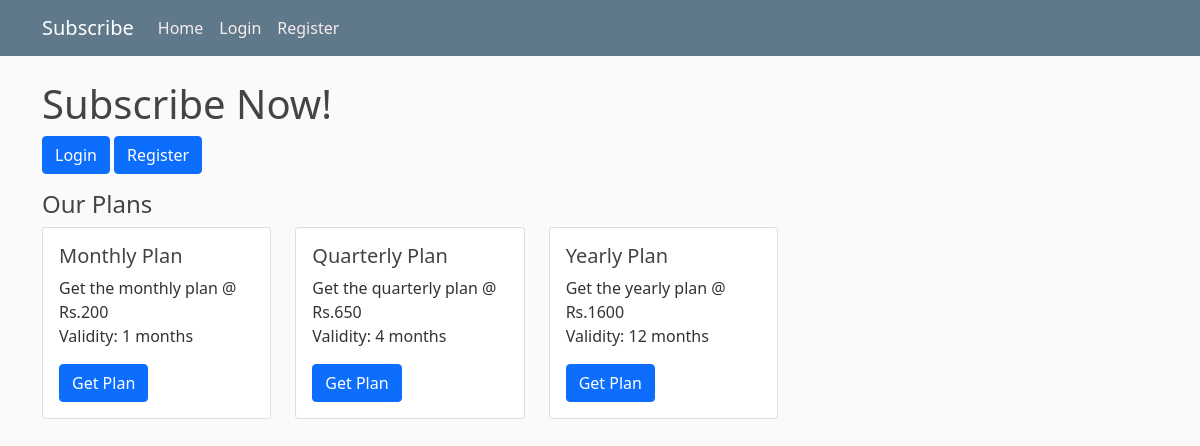
Before: / with the older database file.
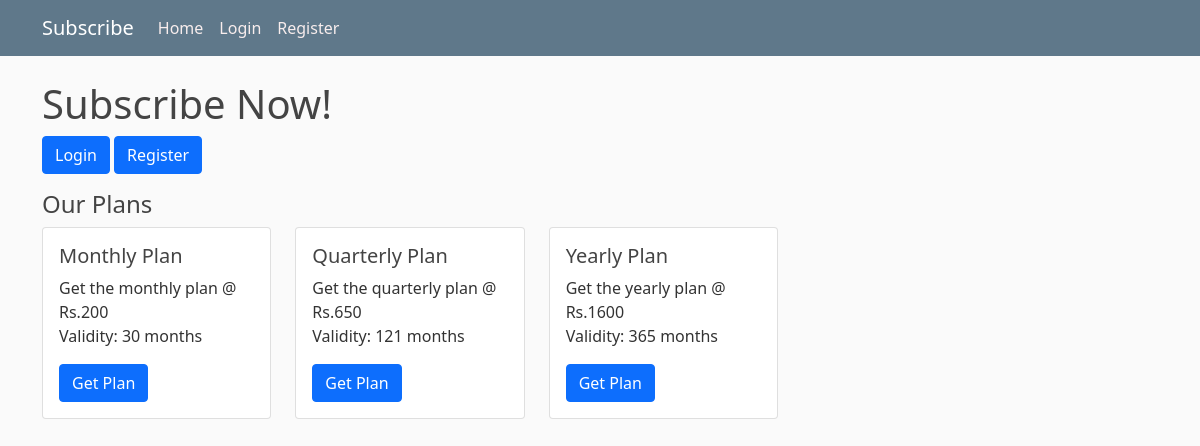
After: the same page with the newer database file.
### users/models.py (models this page shows, shortened)
class Plan(models.Model):
    plan_name = models.CharField(max_length=100)
    amount = models.PositiveIntegerField()
    description = models.TextField()
    validity = models.IntegerField(default=0)

### users/views.py (the view)
# urls.py: 2. Add a URL to urlpatterns:  path('', views.home, name='home')
def home(request):
    return render(request, 'users/home.html', {'plans': list(Plan.objects.all())[1:]})

### users/templates/users/home.html (shortened to what this page needs)
{% extends "users/base.html" %}
{% block content %}
{% if user.is_authenticated %}
    <h1>Welcome {{user.username}}!</h1>
    <a href="{% url 'profile' %}" class="btn btn-primary btn-block">Profile</a>
  <a href="{% url 'logout' %}" class="btn btn-primary btn-block">Logout</a>
{% else %}
    <h1>Subscribe Now!</h1>
  <a href="{% url 'login' %}" class="btn btn-primary btn-block btn-large">Login</a>
  <a href="{% url 'register' %}" class="btn btn-primary btn-block btn-large">Register</a>
{% endif %}
<h4>Our Plans</h4>
<div class="row">
    {% for plan in plans %}
  <div class="col-sm-4">
    <div class="card">
      <div class="card-body">
        <h5 class="card-title">{{plan.plan_name}}</h5>
        <p class="card-text">{{ plan.description }}<br>Validity: {{plan.validity}} months</p>
        <a href="{% url 'plan-detail' plan.id %}" class="btn btn-primary">Get Plan</a>
      </div>
    </div>
  </div>
    {% endfor %}
</div>
{% endblock %}

### users/templates/users/base.html (shortened to what this page needs)
{% load static %}
<!DOCTYPE html>
<html lang="en">
<head>
    <link href="https://cdn.jsdelivr.net/npm/bootstrap@5.0.1/dist/css/bootstrap.min.css" rel="stylesheet">
    <link rel="stylesheet" type="text/css" href="{% static 'users/main.css' %}">
</head>
<body>
<header class="site-header">
  <nav class="navbar navbar-expand-md navbar-dark bg-steel fixed-top">
    <div class="container">
      <a class="navbar-brand mr-4" href="/ ">Subscribe</a>
      <div class="collapse navbar-collapse" id="navbarToggle">
        <div class="navbar-nav mr-auto">
          <a class="nav-item nav-link" href="{% url 'user-home' %}">Home</a>
        </div>
           <div class="navbar-nav">
            {% if user.is_authenticated %}
             <a class="nav-item nav-link" href="{% url 'profile' %}">Profile</a>
             <a class="nav-item nav-link" href="{% url 'logout' %}">Logout</a>
            {% else %}
              <a class="nav-item nav-link" href="{% url 'login' %}">Login</a>
              <a class="nav-item nav-link" href="{% url 'register' %}">Register</a>
            {% endif %}
        </div>
      </div>
    </div>
  </nav>
</header>
<main role="main" class="container">
  <div class="row">
    <div class="col-md-8">
      {% block content %}{% endblock %}
    </div>
  </div>
</main>
</body>
</html>

### users/static/users/main.css (style rules this page uses)
body { background: #fafafa; color: #333333; margin-top: 5rem; }
h1, h2, h3, h4, h5, h6 { color: #444444; }
.bg-steel { background-color: #5f788a; }
.site-header .navbar-nav .nav-link { color: #f8eded; }
a:link { text-decoration: none; }

Changed rows visible on the page:
changed Plan "Monthly Plan": validity "1" → "30"
changed Plan "Quarterly Plan": validity "4" → "121"
changed Plan "Yearly Plan": validity "12" → "365"
